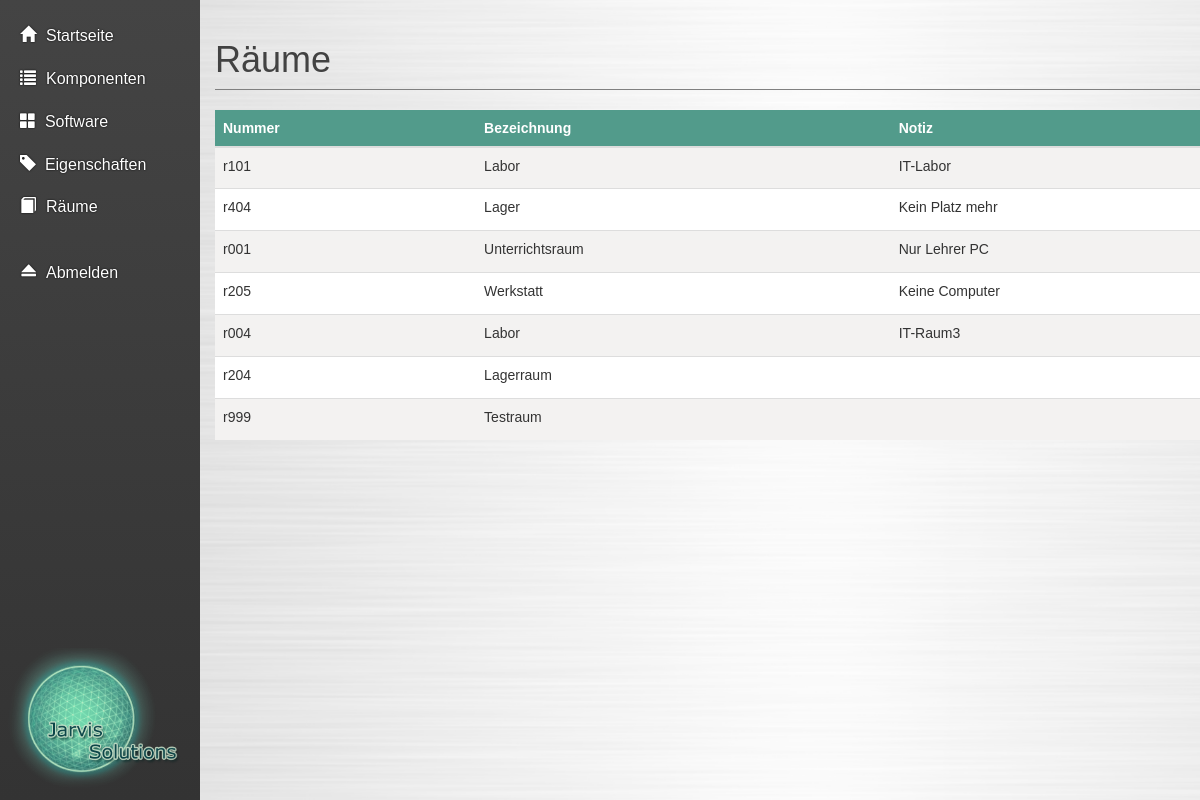
Screenshot of /pages/rooms.php with the database file from the repository.
### tables this page shows
CREATE TABLE IF NOT EXISTS `raeume` (
  `r_id` int(11) NOT NULL,
  `r_nr` varchar(20) DEFAULT NULL COMMENT 'z.B. r014, W304, etc.',
  `r_bezeichnung` varchar(45) DEFAULT NULL COMMENT 'z.B. Werkstatt, Lager,...',
  `r_notiz` varchar(1024) DEFAULT NULL
);

### php/dbq/rooms_query.php (called while the page is built, shortened)
<?php
include_once('../php/classes/db_connect.php');
function getRooms() {
    global $mysqli;
    if (!$stmt = $mysqli->prepare("SELECT * FROM raeume")) {
        header("Location: ./err.php?err=Database error: "
                . "cannot prepare statement");
        exit();
    }
    $stmt->execute();
    $stmt->bind_result($id, $nr, $description, $note);
    $rooms = array();
    while ($stmt->fetch()) {
        $rooms[] = array("Id" => $id, "Number" => $nr, "Description" => $description, "Note" => $note);
    }
    return $rooms;
}

### pages/rooms.php (the view, shortened to what this page needs)
<?php
    include '../php/dbq/rooms_query.php';
?>
<!DOCTYPE html>
<html lang="de">
    <head>
        <?php include_once('../fragments/default_includes.php'); ?>
    </head>
    <body>
        <div class="wrapper">
            <div class="box">
                <div class="row row-offcanvas row-offcanvas-left">
                    <?php include('../fragments/navigation_left.php'); ?>
                    <div class="column col-sm-10 col-xs-11" id="main">
                        <div class="container">
                            <h1 class="page-header">Räume</h1>
                            <table id="rooms" class="table table-responsive">
                                <thead>
                                    <tr>
                                        <th>Nummer</th>
                                        <th>Bezeichnung</th>
                                        <th>Notiz</th>
                                    </tr>
                                </thead>
                                <tbody>
                                    <?php
                                        $rooms = getRooms();
                                        foreach ($rooms as $room) {
                                            echo("
                                                <tr class='raum'>
                                                    <td class='hidden'>".$room['Id']."</td>
                                                    <td class='clickable'>".$room['Number']."</td>
                                                    <td class='clickable'>".$room["Description"]."</td>
                                                    <td class='clickable'>".$room["Note"]."</td>
                                                    <td class='delete-column'>
                                                        <button name='btnRemove' class='delete-button pull-right'><span class='glyphicon glyphicon-remove-sign'></span>
                                                    </td>
                                                </tr>"
                                             );
                                        }
                                    ?>
                                </tbody>
                            </table>
                        </div>
                    </div>
                </div>
            </div>
        </div>
    </body>
</html>

### css/style.css (style rules this page uses)
* { cursor: default; }
html, body { height: 100%; font-family: verdana,arial,sans-serif; -webkit-user-select: none; -moz-user-select: none; -ms-user-select: none; user-select: none; }
thead { background-color: #529B8B; color: #FFF; }
tbody tr:nth-child(even) { background-color: #FFF; }
tbody tr:nth-child(odd) { background-color: #F3F2F1; }
.wrapper, .row { height: 100%; margin-left: 0; margin-right: 0; }
.wrapper:before, .wrapper:after, .column:before, .column:after { content: ""; display: table; }
.wrapper:after, .column:after { clear: both; }
.column { overflow: auto; *zoom: 1; }
.box { bottom: 0; left: 0; right: 0; top: 0; position: absolute; }
#main { background-image: url('../images/background.png'); background-size: cover; height: 100%; padding-left: 0; padding-right: 0; }
h1, h2, h3 { font-weight: 800; }
.page-header { border-color: #808080; font-weight: 300; //color: #00998F; color: #424242; }

### rows the page displays
raeume: r_nr "r101", r_bezeichnung "Labor", r_notiz "IT-Labor"
raeume: r_nr "r404", r_bezeichnung "Lager", r_notiz "Kein Platz mehr"
raeume: r_nr "r001", r_bezeichnung "Unterrichtsraum", r_notiz "Nur Lehrer PC"
raeume: r_nr "r205", r_bezeichnung "Werkstatt", r_notiz "Keine Computer"
raeume: r_nr "r004", r_bezeichnung "Labor", r_notiz "IT-Raum3"
raeume: r_nr "r204", r_bezeichnung "Lagerraum"
raeume: r_nr "r999", r_bezeichnung "Testraum"
